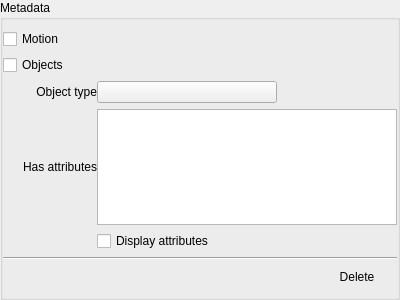
<?xml version="1.0" encoding="UTF-8"?>
<ui version="4.0">
 <class>ExportMetadataSettingsWidget</class>
 <widget class="QWidget" name="ExportMetadataSettingsWidget">
  <property name="geometry">
   <rect>
    <x>0</x>
    <y>0</y>
    <width>400</width>
    <height>300</height>
   </rect>
  </property>
  <layout class="QVBoxLayout" name="verticalLayout">
   <property name="leftMargin">
    <number>0</number>
   </property>
   <property name="topMargin">
    <number>0</number>
   </property>
   <property name="rightMargin">
    <number>0</number>
   </property>
   <property name="bottomMargin">
    <number>0</number>
   </property>
   <item>
    <widget class="QGroupBox" name="groupBox">
     <property name="title">
      <string>Metadata</string>
     </property>
     <property name="flat">
      <bool>true</bool>
     </property>
     <layout class="QGridLayout" name="gridLayout">
      <property name="leftMargin">
       <number>0</number>
      </property>
      <property name="rightMargin">
       <number>0</number>
      </property>
      <property name="horizontalSpacing">
       <number>0</number>
      </property>
      <item row="4" column="0" rowspan="1" colspan="1">
       <!-- This should go first to keep size (TODO: Probably this will be moved to rows 4-5 because it may cause problems at too narrow windows) -->
       <spacer name="filterHintSpacer">
        <property name="orientation">
         <enum>Qt::Horizontal</enum>
        </property>
        <property name="sizeType">
         <enum>QSizePolicy::Fixed</enum>
        </property>
        <property name="sizeHint" stdset="0">
         <size>
          <width>16</width>
          <height>16</height>
         </size>
        </property>
       </spacer>
      </item>
      <item row="0" column="0" colspan="3">
       <widget class="QCheckBox" name="motionCheckBox">
        <property name="text">
         <string>Motion</string>
        </property>
       </widget>
      </item>
      <item row="1" column="0" colspan="3">
       <widget class="QCheckBox" name="objectsCheckBox">
        <property name="text">
         <string>Objects</string>
        </property>
       </widget>
      </item>
      <item row="2" column="1" colspan="1">
       <widget class="QLabel" name="objectTypeLabel">
        <property name="text">
         <string>Object type</string>
        </property>
        <property name="alignment">
         <set>Qt::AlignRight|Qt::AlignTrailing|Qt::AlignVCenter</set>
        </property>
        <property name="buddy">
         <cstring>objectTypesButton</cstring>
        </property>
       </widget>
      </item>
      <item row="2" column="2" colspan="1">
       <widget class="nx::vms::client::desktop::SelectAnalyticsObjectTypesButton" name="objectTypesButton">
        <property name="sizePolicy">
         <sizepolicy hsizetype="Minimum" vsizetype="Fixed">
          <horstretch>0</horstretch>
          <verstretch>0</verstretch>
         </sizepolicy>
        </property>
        <property name="minimumSize">
         <size>
          <width>180</width>
          <height>0</height>
         </size>
        </property>
        <property name="maximumSize">
         <size>
          <width>180</width>
          <height>16777215</height>
         </size>
        </property>
        <property name="text">
         <string/>
        </property>
       </widget>
      </item>
      <item row="3" column="1" colspan="1">
       <widget class="QLabel" name="hasAttributesLabel">
        <property name="text">
         <string>Has attributes</string>
        </property>
        <property name="alignment">
         <set>Qt::AlignRight|Qt::AlignTrailing|Qt::AlignVCenter</set>
        </property>
        <property name="buddy">
         <cstring>attributeTextEdit</cstring>
        </property>
       </widget>
      </item>
      <item row="3" column="2" colspan="1">
       <widget class="QPlainTextEdit" name="attributeTextEdit"/>
      </item>

      <item row="4" column="2" colspan="1">
       <widget class="QCheckBox" name="displayAttributesCheckBox">
        <property name="text">
         <string>Display attributes</string>
        </property>
       </widget>
      </item>

      <item row="6" column="1" colspan="2">
       <layout class="QHBoxLayout" name="horizontalLayout_3">
        <item>
         <spacer name="horizontalSpacer_4">
          <property name="orientation">
           <enum>Qt::Horizontal</enum>
          </property>
          <property name="sizeHint" stdset="0">
           <size>
            <width>40</width>
            <height>20</height>
           </size>
          </property>
         </spacer>
        </item>
        <item>
         <widget class="QPushButton" name="deleteButton">
          <property name="focusPolicy">
           <enum>Qt::NoFocus</enum>
          </property>
          <property name="text">
           <string>Delete</string>
          </property>
          <property name="flat">
           <bool>true</bool>
          </property>
         </widget>
        </item>
       </layout>
      </item>

      <item row="5" column="0" colspan="3">
       <widget class="Line" name="line">
        <property name="orientation">
         <enum>Qt::Horizontal</enum>
        </property>
       </widget>
      </item>

      <item row="7" column="0">
       <spacer name="verticalSpacer2">
        <property name="orientation">
         <enum>Qt::Vertical</enum>
        </property>
        <property name="sizeHint" stdset="0">
         <size>
          <width>20</width>
          <height>20</height>
         </size>
        </property>
       </spacer>
      </item>
     </layout>
    </widget>
   </item>
  </layout>
 </widget>
 <customwidgets>
  <customwidget>
   <class>nx::vms::client::desktop::SelectAnalyticsObjectTypesButton</class>
   <extends>QPushButton</extends>
   <header location="global">nx/vms/client/desktop/ui/common/select_analytics_object_types_button.h</header>
  </customwidget>
 </customwidgets>
<resources/>
<connections/>
</ui>
